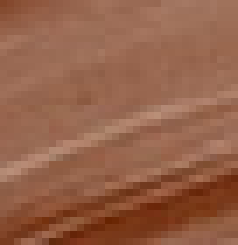
#> input picture armaniPatch.png, 34 x 35 px (shown 7 times larger)
$ python colorDriver.py   (Python 2 division)
#> lines starting #> are read from the running program, lines starting #| are printed output that depends on the picture; after the words box and inside, x2 and y2 are one past the last pixel; in counts of white or black regions, pixels touching at a corner belong together; long printed decimals are rounded
### colorLib.py
import cv2 as cv
import numpy as np
import collections as col

""" Note linear RGB is defined in terms of the sRGB phosphors """

def getPatchColor(patch) :

    """
    patch should be an sRGB image with the correct white point.  In general, it will be
    captured from a web page with a sRGB = 255,255,255 background, so no further
    white point adjustment will be necessary.  It is assumed that at least some of the
    pixels in the image show the true color of a very thick layer of the cosmetic.

    It will return a [B G R] tuple (OpenCV ordering) for the reflectance of the cosmetic
    applied in a very thick layer, which is the parameter that is needed for a Kubelka-Munk
    calculation of the appearance of skin with the cosmetic applied in any thickness.
    The normalization will be 0.0 to 1.0.
    """

    dark = 1000.0
    darkest = [-1.0, -1.0, -1.0]
    for row in patch:
        for col in row :
            bR = toReflectance(col[0])
            gR = toReflectance(col[1])
            rR = toReflectance(col[2])
            dd = 0.33 * rR + 0.66 * gR + 0.07 * bR
            if dd < dark :
                dark = dd
                darkest = [bR, gR, rR]
    return darkest

def fromReflectance(ref) :
    """
    ref is a 0 to 1.0 reflectance value
    returns a 0 to 255 sRGB value
    assumes a reflectance of 1.0  corresponds to an sRGB of 255
    """
    fac = 0.055
    if ref < 0.0031308 :
        return 255 * 12.92 * ref
    else :
        return 255 * ((1+fac) * ref ** (1/2.4) - fac)

def toReflectance(col) :
    """
    col is an sRGB value 0 to 255 normalization
    returns a reflection 0.0 to 1.0 normalization
    assumes sRGB 255 corresponds to a reflection of 1.0
    """
    ref = col/255.0
    fac = 0.055
    if ref < 0.04045 :
        ref = ref/12.92
    else :
        ref = ((ref + fac) / (1+fac)) ** 2.4
    return ref

def showFace(shading, skin, thickness, csm) :
    """
    shading is a numpy array capturing the variation in light intensity on the face.
    It is 1.0 where the facial color is equal to the skin reflectance.
    skin is a BGR numpy array showing linear skin reflectance normalized 0.0 to 1.0
    thickness is the thickness of the cosmetic layer (0 is transparent, 3 or 4 is pretty opaque)
    csm is the [B G R] tuple with the reflectance of a very thick layer of cosmetic
    It returns a linear BGR numpy image of the face with cosmetic applied normalized 0.0 to 1.0
    """
    opF = [1.0, 1.0, 1.0]
    for idx in [0, 1, 2] :
        opF[idx] = thickness * (1 - csm[idx]*csm[idx]) / csm[idx]
        opF[idx] = np.exp(-opF[idx])   # F in notes
    var = np.copy(skin)
    G = np.copy(skin)
    for idx in [0,1,2] :
        var[:,:,idx] = var[:,:,idx] - csm[idx]  # delta in notes
        G[:,:,idx] = var[:,:,idx] * csm[idx] + csm[idx] * csm[idx] - 1  # G in notes
        G[:,:,idx] =(var[:,:,idx] * opF[idx] - G[:,:,idx] * csm[idx])/(var[:,:,idx] * opF[idx] * csm[idx] - G[:,:,idx])  # R in notes
        G[:,:,idx] = G[:,:,idx] * shading  # skin color = reflectance * shading
    return  G

# [37 lines left out: functions showFaceGen, floodfill, not called in this run]

""" floodfillFunc calls the getVal method of the two classes below
    to fill an area with constant or non-constant values """

class constVal() :
    """ Done this more complicated way to be consistent with featheredVal class """
    def setVal(self, val):  # call this before calling getVal
        self.val = val
    def getVal(self, pt):  # pt is (row, col)
        return self.val   # this class returns a constant value

class featheredVal(constVal) :   # an extension of constVal that produces a feathered eye shadow thickness function
    # [76 lines left out: functions getLine, getVal, renorm, floodfillFunc, addAdj, not called in this run]

""" get CIELAB difference """

def fLAB(t) :
    """ this defines the CIELAB nonlinearity"""
    delta = 6.0/29
    delta2 = delta*delta
    delta3 = delta*delta2
    if t > delta3 :
        return t ** 0.33333333
    else :
        val = 4.0/29 + t / (3 * delta2)
        return val

def RGBtoLAB(BGR) :
    """ Converts linear BGR 0-1 normalization, sRGB phosphors,
    to CIELAB with a D65 illuminant and 0-100 normalization"""
    # first convert BGR to RGB to XYZ
    RGB = [BGR[2], BGR[1], BGR[0]]
    M = [[0.4124, 0.3576, 0.1805],
         [0.2126, 0.7152, 0.0722],
         [0.0193, 0.1192, 0.9505]] # RGB to XYZ
    XYZ = np.matmul(M, RGB)
    # XYZ to L*a*b* with D65 normalization
    Xn = 0.95047
    Yn = 1.000
    Zn = 1.08883
    LAB = [1.0,1.0,1.0]
    LAB[0] = 116 * fLAB(XYZ[1] / Yn) - 16
    xyDif = fLAB(XYZ[0] / Xn) - fLAB(XYZ[1] / Yn)
    yzDif = fLAB(XYZ[1] / Yn) - fLAB(XYZ[2] / Zn)
    LAB[1] = 500 * xyDif
    LAB[2] = 200 * yzDif
    return LAB

def difLAB(BGR1, BGR2) :
    """ calculates CIELAB distance, 0-100 normalization between two colors
    BGR normalization is 0-1 """
    LAB1 = RGBtoLAB(BGR1)
    LAB2 = RGBtoLAB(BGR2)
    dLAB = (LAB1[0] - LAB2[0]) **2 +(LAB1[1] - LAB2[1]) **2 +(LAB1[2] - LAB2[2]) **2
    dLAB = dLAB ** 0.5
    return dLAB

### colorDriver.py
import cv2 as cv
import numpy as np
import colorLib as clib

""" This shows what a face would look like covered with a layer of foundation. """

# Find color of the thickest cosmetic (the darkest color)
patch = cv.imread('armaniPatch.png', 1)
#> patch is the input picture: shape (35, 34, 3); mean B, G, R 73, 97.4, 148.7
darkest = clib.getPatchColor(patch)
#> the loop in getPatchColor, `for row in patch:` made 35 passes
print 'darkest cosmetic patch reflectance (bgr)', darkest
#| darkest cosmetic patch reflectance (bgr) [0.002428, 0.01764, 0.1301]

# Simplified extraction of luminance variation and skin reflection from an image
Yskin = 0.5
imageName = 'crop4.jpg'
face = cv.imread(imageName, 1)
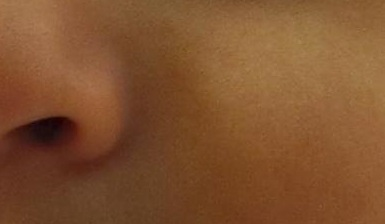
#> input picture crop4.jpg, 385 x 224 px
#> face is the input picture: shape (224, 385, 3); mean B, G, R 47, 82.1, 128.1
gray = cv.imread(imageName, 0)
#> gray: shape (224, 385); min 10, max 138, mean 91.8
idy = 0   # first transform from sRGB to RGB and get luminance
for row in face:
    idx = 0
    for col in row:
        bR = clib.toReflectance(col[0])  # sRGB(0 to 255) to RGB (0.0 to 1.0)
        gR = clib.toReflectance(col[1])
        rR = clib.toReflectance(col[2])
        face[idy,idx] = [bR*255, gR*255, rR*255] # now RGB instead of sRGB, * 255 to make it viewable
        gray[idy,idx] = 255 * (0.33 * rR + 0.66 * gR + 0.07 * bR) # * 255 to make it viewable
        idx = idx+1
    idy = idy+1
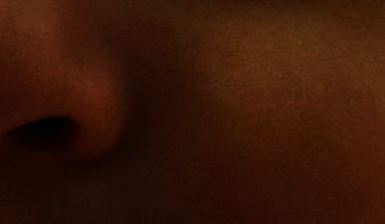
#> face: shape (224, 385, 3); mean B, G, R 7.5, 22.9, 56.9
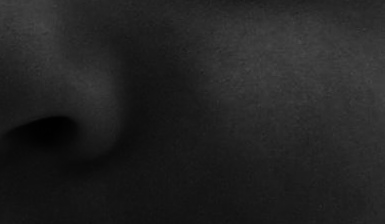
#> gray: shape (224, 385); min 1, max 74, mean 34.4

# make Yshad and refAve consistent with the image
shading = np.array(gray/(255.0 * Yskin))  # conforms to Yshad definition in notes
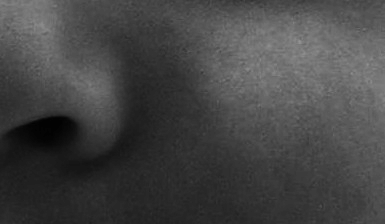
#> shading: shape (224, 385) float64; min 0.00784, max 0.58, mean 0.27
print 'shading range', shading.min(), 'to', shading.max()
#| shading range 0.007843 to 0.5804
faceR = np.array(face/255.0)  # conform to RGBface definition in notes
facesum = faceR.sum(axis=0)  # sum each row
facesum = facesum.sum(axis=0)  # sum the sums of each row
sumshad = shading.sum()  # sum of Yshad
refAve = facesum/sumshad
print 'average skin reflectance (bgr)', refAve
#| average skin reflectance (bgr) [0.1082 0.332  0.8262]

# prevent roll overs.
maxRgb = shading.max() * refAve
print 'maxRgb before limiting', maxRgb
#| maxRgb before limiting [0.06279 0.1927 0.4795]
for idx in [0,1,2] :
    if maxRgb[idx] < 1.0 :
        maxRgb[idx] = 1.0
print 'maxRgb after limiting', maxRgb
#| maxRgb after limiting [1. 1. 1.]
refAve = refAve / maxRgb
print 'refAve after limiting', refAve
#| refAve after limiting [0.1082 0.332  0.8262]

# make and show simulated bare face
idy = 0
for row in shading:
    idx = 0
    for col in row:
        faceR[idy,idx] = refAve
        bR = clib.fromReflectance(col * refAve[0])
        gR = clib.fromReflectance(col * refAve[1])
        rR = clib.fromReflectance(col * refAve[2])
        face[idy,idx] = [bR, gR, rR] # now simulated sRGB
        idx = idx+1
    idy = idy+1
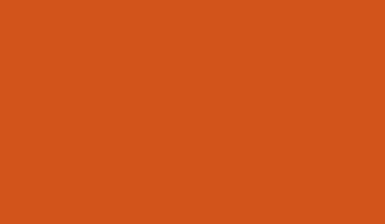
#> faceR: shape (224, 385, 3) float64; mean B, G, R 0.108, 0.332, 0.826
cv.imshow('simulated bare face', face)
cv.imwrite('simulation.png', face)

# add pimples
faceR[50:70, 200:220, : ] = faceR[50:70, 200:220, : ] + [0, 0, 0.3]
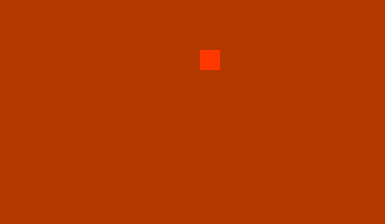
#> faceR: shape (224, 385, 3) float64; 0.46% of pixels changed, all inside (x1, y1, x2, y2) = (200, 50, 220, 70); drawn with min black and max white
idy = 0   # go from RGB to sRGB
for row in faceR:
    idx = 0
    for col in row:
        bR = clib.fromReflectance(col[0] * shading[idy,idx])
        gR = clib.fromReflectance(col[1] * shading[idy,idx])
        rR = clib.fromReflectance(col[2] * shading[idy,idx])
        face[idy,idx] = [bR, gR, rR] # now simulated sRGB
        idx = idx+1
    idy = idy+1
#> face: shape (224, 385, 3); mean B, G, R 45.8, 81.6, 126.1
cv.imshow('with pimple', face)
cv.imwrite('withPimple.png', face)

""" Illustrate the use of difLAB to calculate the perceptual difference between two reflectances. """

colDif = clib.difLAB(refAve, darkest)
print 'color difference between face and cosmetic is', colDif
#| color difference between face and cosmetic is 49.240

# use cosmetic with thick layer reflectance matching average skin reflection
opacity = 8.0
cosmetic = refAve
cosmeticRGB = clib.showFace(shading, faceR, opacity, cosmetic)
#> after the loop in showFace, `for idx in [0,1,2] :`:
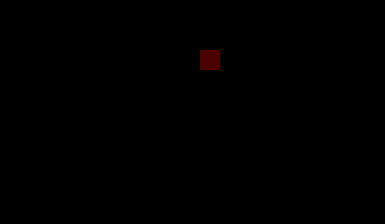
#> var: shape (224, 385, 3) float64; mean B, G, R 0, 0, 0.00139

# prevent roll overs.
for idx in [0,1,2] :
    maxRgb[idx] = cosmeticRGB[:, idx].max()
print 'cosmetic image maxRgb before limiting', maxRgb
#| cosmetic image maxRgb before limiting [0.4082 0.4147 0.4212 ]
for idx in [0,1,2] :
    if maxRgb[idx] < 1.0 :
        maxRgb[idx] = 1.0
print 'cosmetic image maxRgb after limiting', maxRgb
#| cosmetic image maxRgb after limiting [1. 1. 1.]

# show face with cosmetics
idy = 0
for row in cosmeticRGB:
    idx = 0
    for col in row:
        bR = clib.fromReflectance(col[0]/maxRgb[0])
        gR = clib.fromReflectance(col[1]/maxRgb[1])
        rR = clib.fromReflectance(col[2]/maxRgb[2])
        face[idy,idx] = [bR, gR, rR] # now simulated sRGB
        idx = idx+1
    idy = idy+1
#> face: shape (224, 385, 3); mean B, G, R 45.8, 81.6, 126
cv.imshow('face with cosmetic', face)
cv.imwrite('withCosmetic.png', face)
cv.waitKey(0)
